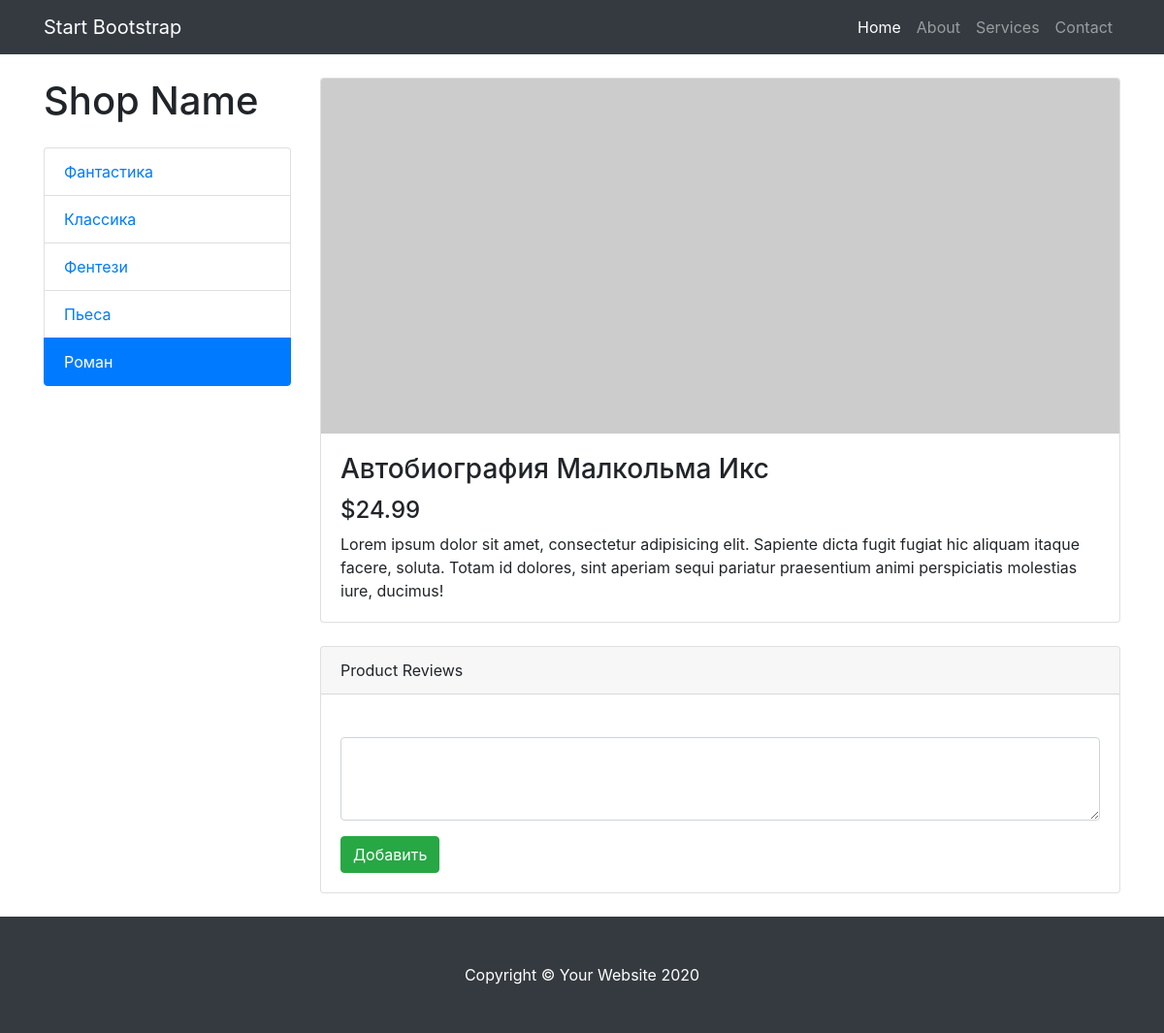
/page.php?book_id=96, run on the app's committed database.
### tables this page shows
CREATE TABLE `genre` (
  `id` int(10) unsigned NOT NULL AUTO_INCREMENT,
  `name` varchar(45) NOT NULL,
  PRIMARY KEY (`id`)
);

CREATE TABLE `book` (
  `id` int(10) unsigned NOT NULL AUTO_INCREMENT,
  `title` varchar(150) NOT NULL,
  `author_id` int(10) unsigned NOT NULL,
  `genre_id` int(10) unsigned DEFAULT NULL,
  PRIMARY KEY (`id`)
);

### functions.php (called while the page is built, shortened)
<?php
function getPDO()
{
    $pdo = new PDO("mysql:dbname=bookstore;host=127.0.0.1;charset=utf8mb4", 'root', '',[
        PDO::ATTR_ERRMODE => PDO::ERRMODE_EXCEPTION
    ]);
    return $pdo;
}
function getBookById($bookId) : array
{
    $query = "SELECT b.id book_id, b.title, a.name author, g.name genre, g.id genre_id FROM book b
    left join author a ON a.id = b.author_id
    left join genre g ON g.id = b.genre_id
    where b.id = ?
    ";
    $pdo = getPDO();
    $result = $pdo->prepare($query);
    $result->execute([$bookId]);
    $result->setFetchMode(PDO::FETCH_ASSOC);
    return $result->fetch();
}
function getGenres() : array
{
    $query = 'SELECT id, name FROM genre';
    $pdo = getPDO();
    $result = $pdo->query($query);
    return $result->fetchAll(PDO::FETCH_ASSOC);
}

### page.php (the view, shortened to what this page needs)
<?php
require 'functions.php';
$book = getBookById($_GET['book_id']);
?>
<!DOCTYPE html>
<html lang="en">
<head>
    <link href="vendor/bootstrap/css/bootstrap.min.css" rel="stylesheet">
    <link href="css/shop-item.css" rel="stylesheet">
</head>
<body>
<nav class="navbar navbar-expand-lg navbar-dark bg-dark fixed-top">
    <div class="container">
        <a class="navbar-brand" href="#">Start Bootstrap</a>
        <div class="collapse navbar-collapse" id="navbarResponsive">
            <ul class="navbar-nav ml-auto">
                <li class="nav-item active">
                    <a class="nav-link" href="#">Home
                    </a>
                </li>
                <li class="nav-item">
                    <a class="nav-link" href="#">About</a>
                </li>
                <li class="nav-item">
                    <a class="nav-link" href="#">Services</a>
                </li>
                <li class="nav-item">
                    <a class="nav-link" href="#">Contact</a>
                </li>
            </ul>
        </div>
    </div>
</nav>
<div class="container">
    <div class="row">
        <div class="col-lg-3">
            <h1 class="my-4">Shop Name</h1>
            <div class="list-group">
                <?php foreach (getGenres() as $genre) : ?>
                <a href="#" class="list-group-item <?=($genre['id'] == $book['genre_id'])? 'active': '' ?>"><?=$genre['name'] ?></a>
                <?php endforeach; ?>
            </div>
        </div>
        <div class="col-lg-9">
            <div class="card mt-4">
                <img class="card-img-top img-fluid" src="http://placehold.it/900x400" alt="">
                <div class="card-body">
                    <h3 class="card-title"><?=$book['title'] ?></h3>
                    <h4>$24.99</h4>
                    <p class="card-text">Lorem ipsum dolor sit amet, consectetur adipisicing elit. Sapiente dicta fugit fugiat hic aliquam itaque facere, soluta. Totam id dolores, sint aperiam sequi pariatur praesentium animi perspiciatis molestias iure, ducimus!</p>
                </div>
            </div>
            <div class="card card-outline-secondary my-4">
                <div class="card-header">
                    Product Reviews
                </div>
                <div class="card-body">
                    <form method="post" action="add_comment.php">
                        <div class="form-group">
                            <textarea class="form-control" name="comment" id="exampleFormControlTextarea1" rows="3" required></textarea>
                        </div>
                        <button type="submit" class="btn btn-success">Добавить</button>
                    </form>
                </div>
            </div>
        </div>
    </div>
</div>
<footer class="py-5 bg-dark">
    <div class="container">
        <p class="m-0 text-center text-white">Copyright &copy; Your Website <?=date('Y') ?></p>
    </div>
</footer>
</body>
</html>

### css/shop-item.css (style rules this page uses)
body { padding-top: 56px; }

### data on the page
genre: name "Фантастика"
genre: name "Классика"
genre: name "Фентези"
genre: name "Пьеса"
genre: name "Роман"
book: title "Автобиография Малкольма Икс"
